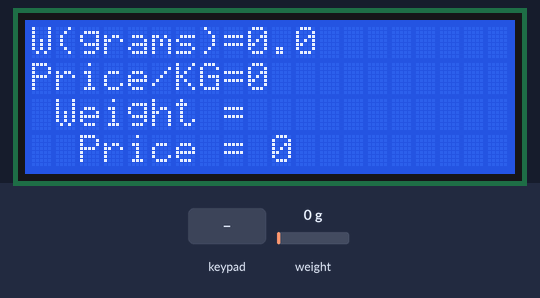
Bench run of a sketch on a simulated Arduino Uno, built with avr-gcc and run on an emulated ATmega328P. Shown: 20×4 character LCD. Inputs (shaded band) come from the test bench; at power-on: weight on the scale 0 g.

Above: at 2.6 s.
2.7 s: key 'T' pressed
At 3.8 s:
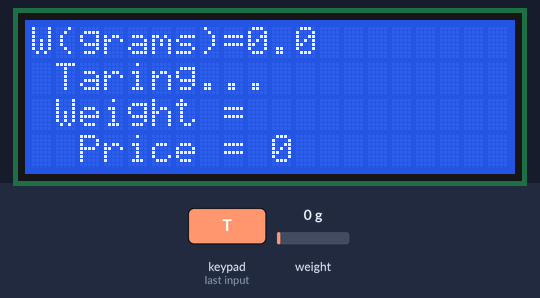
5.7 s: key 'K' pressed
At 6.5 s:
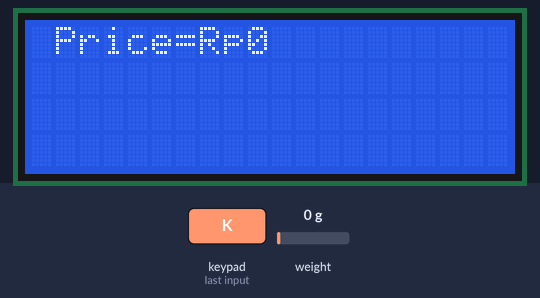
8.2 s: weight on the scale set to 100 g
At 8.7 s:
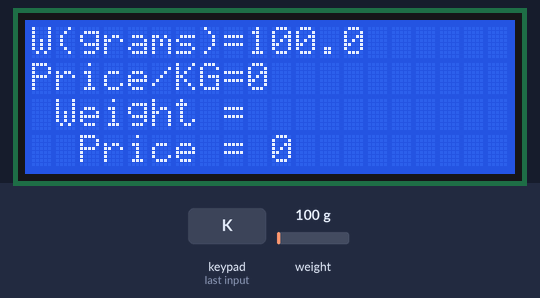
9.8 s: keypad keys 1 1 1 0 9 8 pressed 0.4 s apart
At 11.0 s:
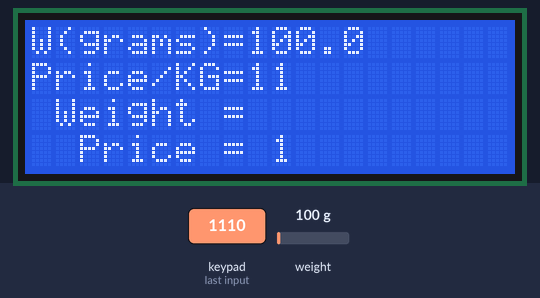
13.7 s: weight on the scale set to 1250 g
At 14.9 s:
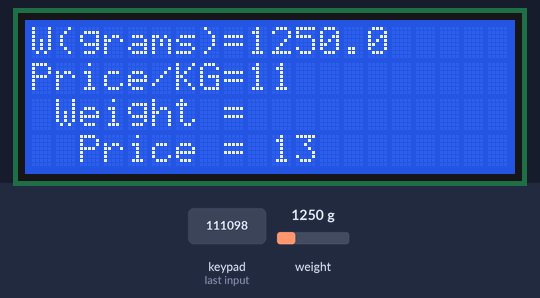
15.3 s: weight on the scale set to 2500 g
At 16.0 s:
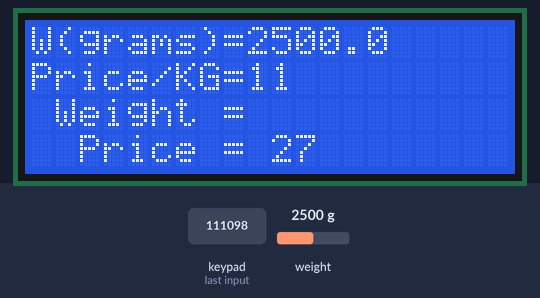
Timing chart, 0 to 17.9 s (numbered marks = the images above; inputs shaded):
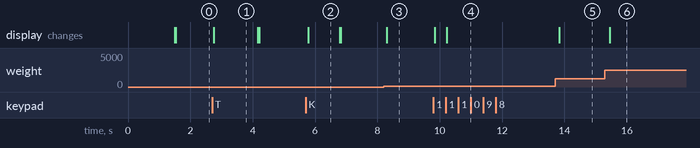

Measured:
- after the input at 2.7 s, the display: changes after 0.06 s (image 1)
- after the input at 5.7 s, the display: changes after 0.08 s (image 2)
- after the input at 8.2 s, the display: changes after 0.11 s (image 3)
- after the input at 9.8 s, the display: first changes at once (image 4 shows a later state)
- after the input at 13.7 s, the display: changes after 0.13 s (image 5)
- after the input at 15.3 s, the display: changes after 0.16 s (image 6)
- what the display in image 1 shows lasts 1.4 s, from 2.8 s to 4.2 s

The sketch:

Digital_Scale.ino
```cpp
#include <Wire.h>
#include <LiquidCrystal_I2C.h> // LiquidCrystal_I2C library
#include <HX711_ADC.h>
HX711_ADC LoadCell(4, 5);
LiquidCrystal_I2C lcd(0x27, 20, 4);

#include <Keypad.h>

const byte ROWS = 4; //four rows
const byte COLS = 4; //three columns
char keys[ROWS][COLS] = {
{'1','2','3',},
{'4','5','6'},
{'7','8','9'},
{'C','0','T','K'}
};

byte rowPins[ROWS] = {11, 10, 9, 8};
byte colPins[COLS] = {7, 6, 3, 2};

Keypad keypad = Keypad( makeKeymap(keys), rowPins, colPins, ROWS, COLS );
int a = 0;
long b = 0;
int c = 0;
int Num1,Num2,Number;

void setup() {
Serial.begin(9600);
lcd.init();
lcd.backlight();
lcd.print("Starting......");
lcd.setCursor(0, 1);
lcd.print("M Akbar Attallah");
LoadCell.begin();
LoadCell.start(1000);
LoadCell.setCalFactor(214.2       ); //
lcd.clear();
}

void loop() {

char key = keypad.getKey();
if ((key)&&(c<4))
{

if (key == '1')
{
if (Number==0)
Number=1;
else
Number = (Number*10) + 1;
}
if (key == '2')
{
if (Number==0)
Number=2;
else
Number = (Number*10) + 2;
}
if (key == '3')
{
if (Number==0)
Number=3;
else
Number = (Number*10) + 3;
}
if (key == '4')
{
if (Number==0)
Number=4;
else
Number = (Number*10) + 4;
}
if (key == '5')
{
if (Number==0)
Number=5;
else
Number = (Number*10) + 5;
}
if (key == '6')
{
if (Number==0)
Number=6;
else
Number = (Number*10) + 6;
}
if (key == '7')
{
if (Number==0)
Number=7;
else
Number = (Number*10) + 7;
}

if (key == '8')
{
if (Number==0)
Number=8;
else
Number = (Number*10) + 8;
}

if (key == '9')
{
if (Number==0)
Number=9;
else
Number = (Number*10) + 9;
}

if (key == '0')
{
if (Number==0)
{
Number=0;
c = c - 1;
}
else
Number = (Number*10) + 0;
}
c = c + 1;
}

if (key=='C')
{
Number=0;
c = 0;
lcd.setCursor(9, 1);
lcd.print("0   ");
}

LoadCell.update();
float i = LoadCell.getData();
lcd.setCursor(9, 1);
lcd.print(Number);
delay(1);
lcd.setCursor(2, 3);
lcd.print("Price = ");
b = (i* Number/1000);
if(b<0)
{
b=0;
}
lcd.setCursor(10, 3);
lcd.print(b, 1); //
lcd.print(" ");

lcd.setCursor(0, 0);
lcd.print("W(grams)=");
lcd.print(i, 1);

lcd.setCursor(0, 1);
lcd.print("Price/KG=");

float k = i/1000;

lcd.setCursor(1, 2);
lcd.print("Weight = ");

if (k>=20)
{
lcd.setCursor(1, 2);
lcd.print("Over Loaded ");
delay(100);
}

if (key=='T')
{

lcd.setCursor(0, 1);
lcd.print(" Taring... ");
LoadCell.start(1000);
lcd.clear();


}
if (key =='K')
{
  lcd.clear();
  lcd.setCursor(0,0);
  lcd.print(" Price=Rp");
  lcd.print(b,1);
  delay(1000);
  lcd.clear();
}
}
```
